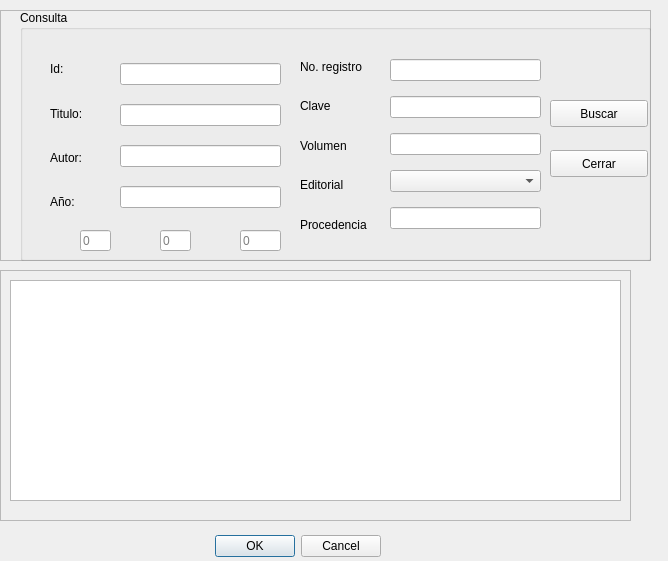
<?xml version="1.0" encoding="UTF-8"?>
<ui version="4.0">
 <class>Dialog</class>
 <widget class="QDialog" name="Dialog">
  <property name="geometry">
   <rect>
    <x>0</x>
    <y>0</y>
    <width>668</width>
    <height>561</height>
   </rect>
  </property>
  <property name="windowTitle">
   <string>Dialog</string>
  </property>
  <widget class="QDialogButtonBox" name="buttonBox">
   <property name="geometry">
    <rect>
     <x>40</x>
     <y>530</y>
     <width>341</width>
     <height>32</height>
    </rect>
   </property>
   <property name="orientation">
    <enum>Qt::Horizontal</enum>
   </property>
   <property name="standardButtons">
    <set>QDialogButtonBox::Cancel|QDialogButtonBox::Ok</set>
   </property>
  </widget>
  <widget class="QWidget" name="widget" native="true">
   <property name="geometry">
    <rect>
     <x>0</x>
     <y>10</y>
     <width>651</width>
     <height>521</height>
    </rect>
   </property>
   <widget class="QFrame" name="frame">
    <property name="geometry">
     <rect>
      <x>0</x>
      <y>0</y>
      <width>651</width>
      <height>251</height>
     </rect>
    </property>
    <property name="frameShape">
     <enum>QFrame::StyledPanel</enum>
    </property>
    <property name="frameShadow">
     <enum>QFrame::Raised</enum>
    </property>
    <widget class="QGroupBox" name="groupBox">
     <property name="geometry">
      <rect>
       <x>20</x>
       <y>0</y>
       <width>631</width>
       <height>251</height>
      </rect>
     </property>
     <property name="title">
      <string>Consulta</string>
     </property>
     <widget class="QWidget" name="layoutWidget">
      <property name="geometry">
       <rect>
        <x>370</x>
        <y>40</y>
        <width>151</width>
        <height>191</height>
       </rect>
      </property>
      <layout class="QVBoxLayout" name="verticalLayout_4">
       <item>
        <widget class="QLineEdit" name="texto_numregistro"/>
       </item>
       <item>
        <widget class="QLineEdit" name="texto_clave"/>
       </item>
       <item>
        <widget class="QLineEdit" name="texto_volumen"/>
       </item>
       <item>
        <widget class="QComboBox" name="cbo_editorial"/>
       </item>
       <item>
        <widget class="QLineEdit" name="texto_procedencia"/>
       </item>
      </layout>
     </widget>
     <widget class="QWidget" name="layoutWidget_2">
      <property name="geometry">
       <rect>
        <x>30</x>
        <y>40</y>
        <width>68</width>
        <height>171</height>
       </rect>
      </property>
      <layout class="QVBoxLayout" name="verticalLayout">
       <item>
        <widget class="QLabel" name="label">
         <property name="text">
          <string>Id:</string>
         </property>
        </widget>
       </item>
       <item>
        <widget class="QLabel" name="label_2">
         <property name="text">
          <string>Titulo:</string>
         </property>
        </widget>
       </item>
       <item>
        <widget class="QLabel" name="label_3">
         <property name="text">
          <string>Autor:</string>
         </property>
        </widget>
       </item>
       <item>
        <widget class="QLabel" name="label_9">
         <property name="text">
          <string>Año:</string>
         </property>
        </widget>
       </item>
      </layout>
     </widget>
     <widget class="QWidget" name="layoutWidget_3">
      <property name="geometry">
       <rect>
        <x>280</x>
        <y>40</y>
        <width>84</width>
        <height>191</height>
       </rect>
      </property>
      <layout class="QVBoxLayout" name="verticalLayout_2">
       <item>
        <widget class="QLabel" name="label_5">
         <property name="text">
          <string>No. registro</string>
         </property>
        </widget>
       </item>
       <item>
        <widget class="QLabel" name="label_6">
         <property name="text">
          <string>Clave</string>
         </property>
        </widget>
       </item>
       <item>
        <widget class="QLabel" name="label_7">
         <property name="text">
          <string>Volumen</string>
         </property>
        </widget>
       </item>
       <item>
        <widget class="QLabel" name="label_8">
         <property name="text">
          <string>Editorial</string>
         </property>
        </widget>
       </item>
       <item>
        <widget class="QLabel" name="label_10">
         <property name="text">
          <string>Procedencia</string>
         </property>
        </widget>
       </item>
      </layout>
     </widget>
     <widget class="QWidget" name="layoutWidget_4">
      <property name="geometry">
       <rect>
        <x>100</x>
        <y>40</y>
        <width>161</width>
        <height>171</height>
       </rect>
      </property>
      <layout class="QVBoxLayout" name="verticalLayout_3">
       <item>
        <widget class="QLineEdit" name="texto_id"/>
       </item>
       <item>
        <widget class="QLineEdit" name="texto_titulo"/>
       </item>
       <item>
        <widget class="QLineEdit" name="texto_autor"/>
       </item>
       <item>
        <widget class="QLineEdit" name="texto_edicion_anio"/>
       </item>
      </layout>
     </widget>
     <widget class="QPushButton" name="boton_buscar">
      <property name="geometry">
       <rect>
        <x>530</x>
        <y>90</y>
        <width>98</width>
        <height>27</height>
       </rect>
      </property>
      <property name="text">
       <string>Buscar</string>
      </property>
     </widget>
     <widget class="QPushButton" name="boton_cerrar">
      <property name="geometry">
       <rect>
        <x>530</x>
        <y>140</y>
        <width>98</width>
        <height>27</height>
       </rect>
      </property>
      <property name="text">
       <string>Cerrar</string>
      </property>
     </widget>
     <widget class="QLineEdit" name="texto_dia">
      <property name="geometry">
       <rect>
        <x>60</x>
        <y>220</y>
        <width>31</width>
        <height>21</height>
       </rect>
      </property>
      <property name="placeholderText">
       <string>0</string>
      </property>
     </widget>
     <widget class="QLineEdit" name="texto_mes">
      <property name="geometry">
       <rect>
        <x>140</x>
        <y>220</y>
        <width>31</width>
        <height>21</height>
       </rect>
      </property>
      <property name="placeholderText">
       <string>0</string>
      </property>
     </widget>
     <widget class="QLineEdit" name="texto_anio_">
      <property name="geometry">
       <rect>
        <x>220</x>
        <y>220</y>
        <width>41</width>
        <height>21</height>
       </rect>
      </property>
      <property name="placeholderText">
       <string>0</string>
      </property>
     </widget>
     <zorder>layoutWidget_2</zorder>
     <zorder>layoutWidget_3</zorder>
     <zorder>layoutWidget_4</zorder>
     <zorder>layoutWidget</zorder>
     <zorder>boton_buscar</zorder>
     <zorder>boton_cerrar</zorder>
     <zorder>texto_dia</zorder>
     <zorder>texto_mes</zorder>
     <zorder>texto_anio_</zorder>
    </widget>
   </widget>
   <widget class="QFrame" name="frame_2">
    <property name="geometry">
     <rect>
      <x>0</x>
      <y>260</y>
      <width>631</width>
      <height>251</height>
     </rect>
    </property>
    <property name="frameShape">
     <enum>QFrame::StyledPanel</enum>
    </property>
    <property name="frameShadow">
     <enum>QFrame::Raised</enum>
    </property>
    <widget class="QTableView" name="tabla_datos">
     <property name="geometry">
      <rect>
       <x>10</x>
       <y>10</y>
       <width>611</width>
       <height>221</height>
      </rect>
     </property>
     <property name="editTriggers">
      <set>QAbstractItemView::AnyKeyPressed|QAbstractItemView::DoubleClicked|QAbstractItemView::EditKeyPressed|QAbstractItemView::SelectedClicked</set>
     </property>
     <property name="gridStyle">
      <enum>Qt::SolidLine</enum>
     </property>
     <property name="sortingEnabled">
      <bool>true</bool>
     </property>
    </widget>
   </widget>
  </widget>
 </widget>
 <resources/>
 <connections>
  <connection>
   <sender>buttonBox</sender>
   <signal>accepted()</signal>
   <receiver>Dialog</receiver>
   <slot>accept()</slot>
   <hints>
    <hint type="sourcelabel">
     <x>248</x>
     <y>254</y>
    </hint>
    <hint type="destinationlabel">
     <x>157</x>
     <y>274</y>
    </hint>
   </hints>
  </connection>
  <connection>
   <sender>buttonBox</sender>
   <signal>rejected()</signal>
   <receiver>Dialog</receiver>
   <slot>reject()</slot>
   <hints>
    <hint type="sourcelabel">
     <x>316</x>
     <y>260</y>
    </hint>
    <hint type="destinationlabel">
     <x>286</x>
     <y>274</y>
    </hint>
   </hints>
  </connection>
 </connections>
</ui>
